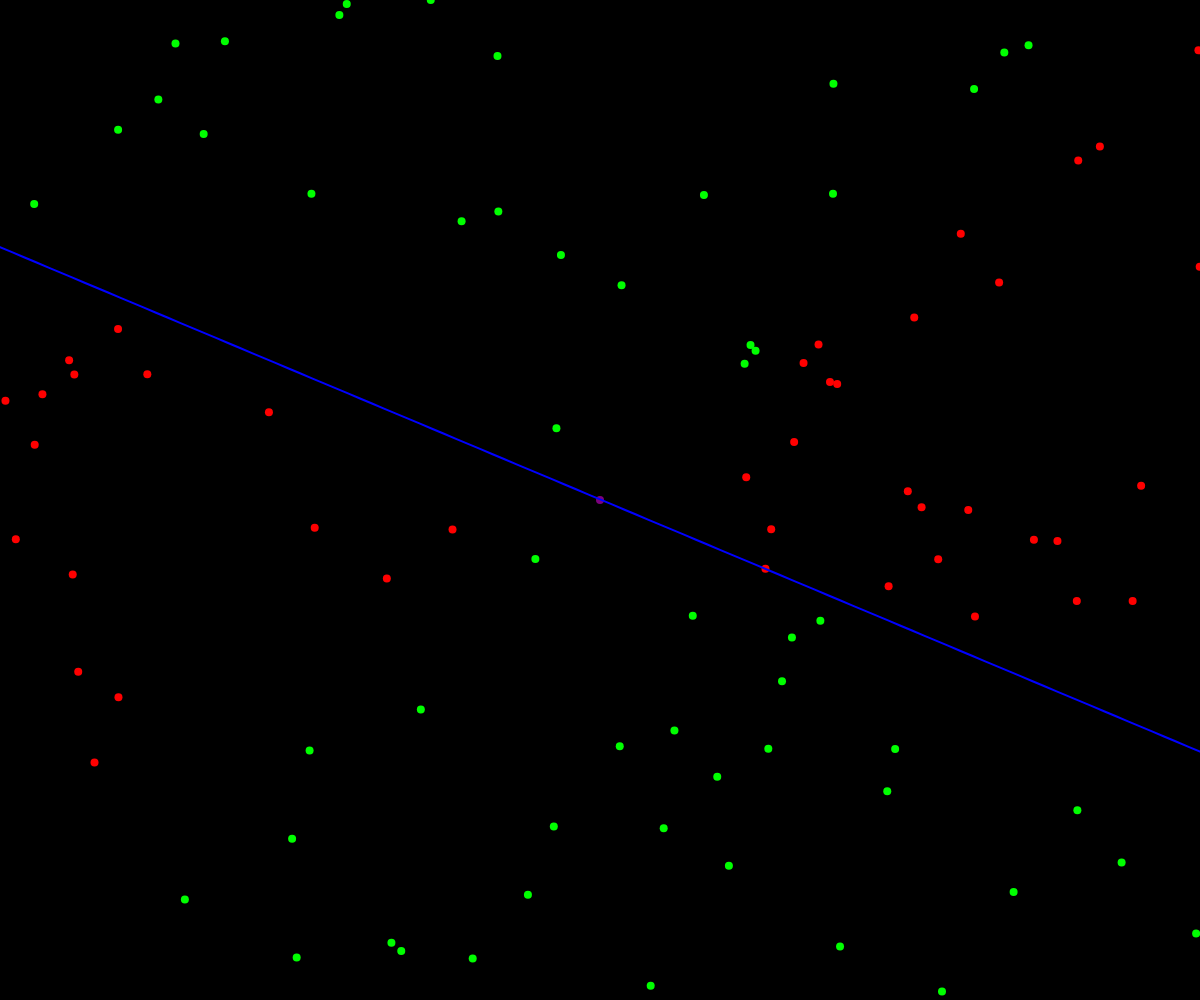
Frame 1 (no input)
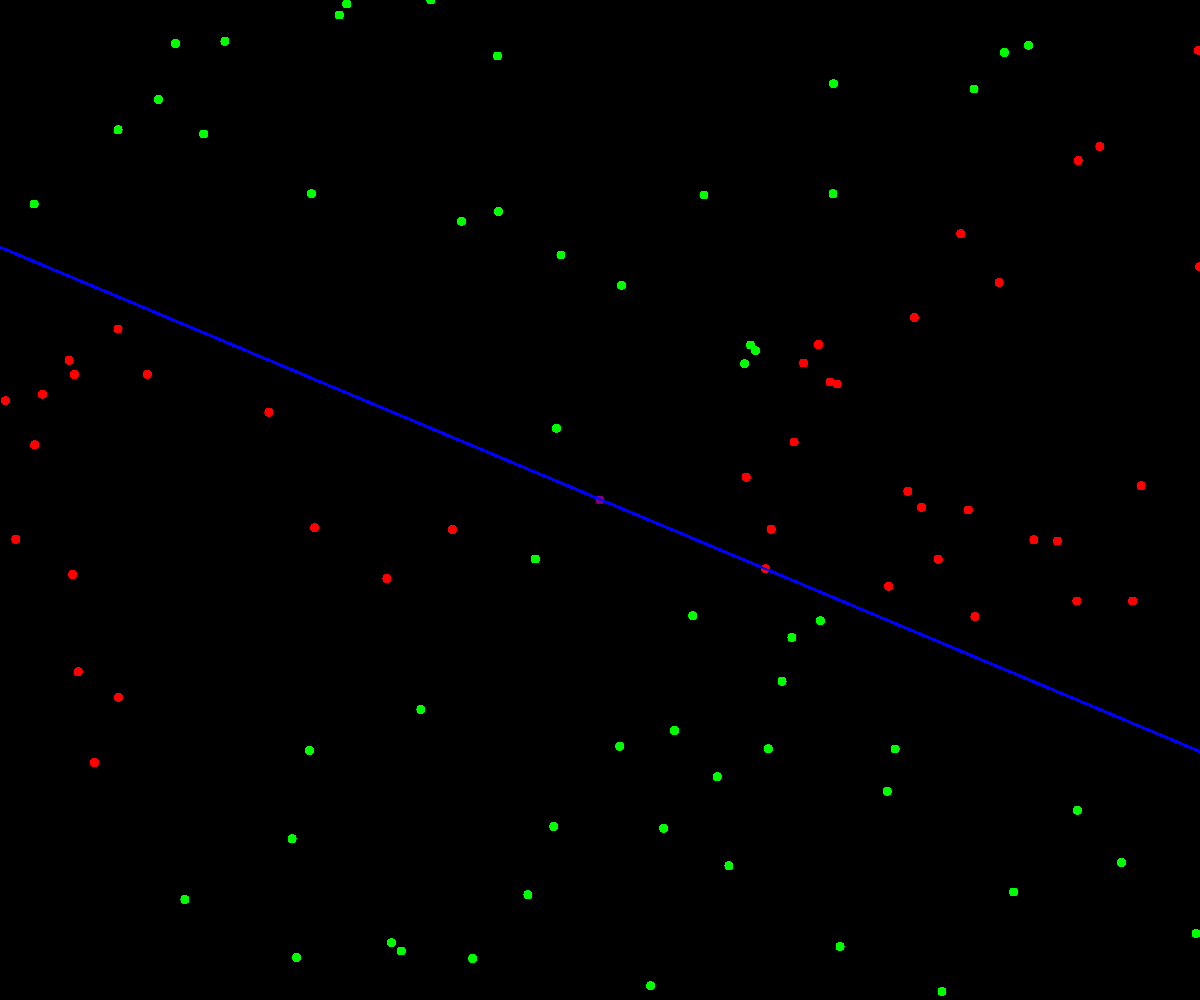
Frame 60 (no input)
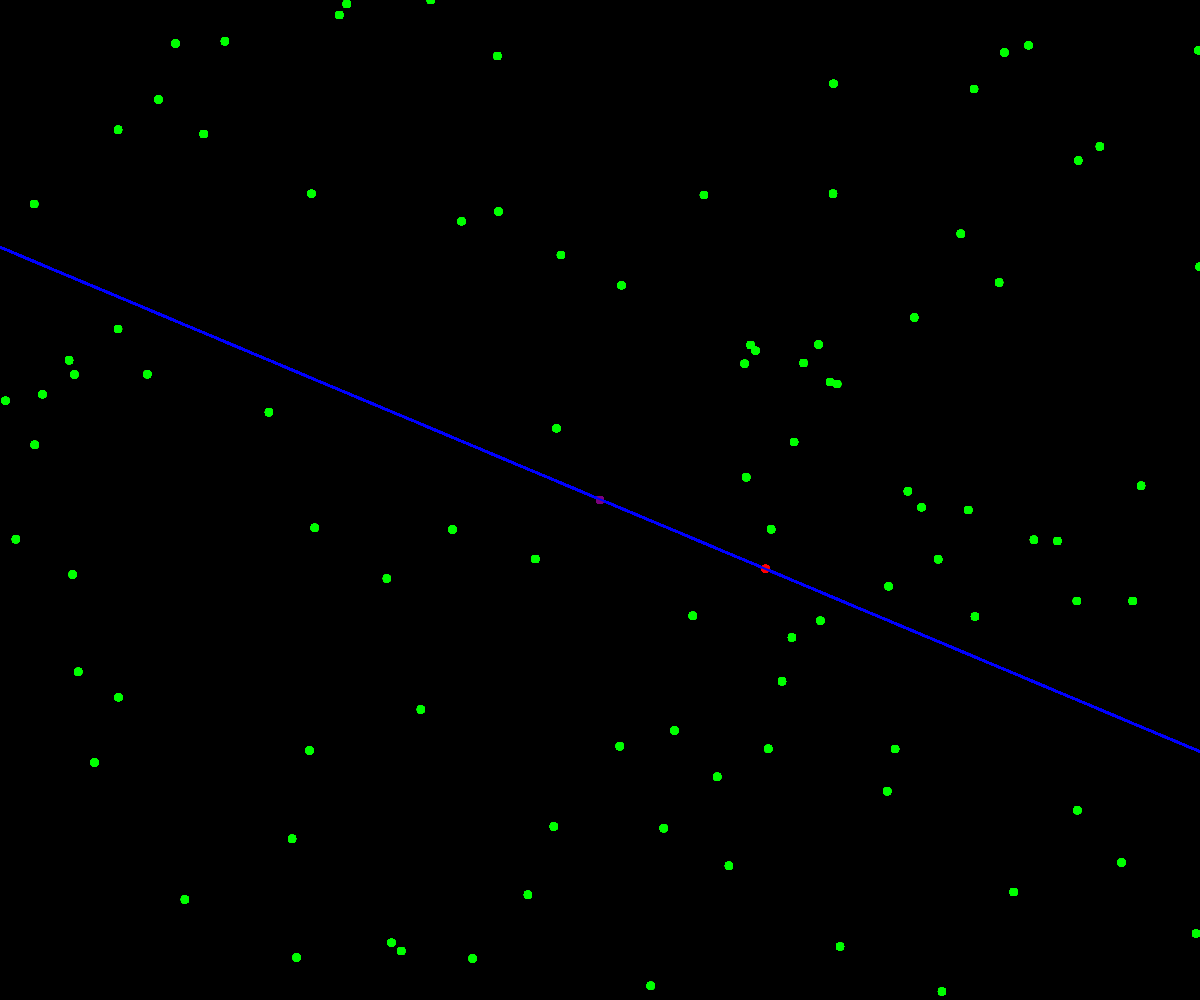
Frame 120 (the mouse pressed at the canvas centre since frame 60)

The p5.js sketch that drew these frames (run headless with seeded random() and noise() and a simulated clock; from frame 60 on, the mouse is pressed at the canvas centre):

// p5.js sketch
// ── sketch.js
//this performs pretty bad if all training points are below equation(i think if all are above too)
//eg a parabola that rises quickly something like height*4*x^2+height=f(x)

//maybe add feature of perceptron tries to guess what the equation's graph looks like
/*


*/

//data to train with
//0,0 is in center of screen
let xs=[],ys=[],labels=[];
let bias=1;
let perTron;

//equation degree and coefficients(stored in order of degree of x)
//eg. ax^2+bx+c is stored as coeffs=[c,b,a] (this makes f(x) function tiny bit easier)
let polyDegree;
let coeffs=[];

//how many sample points to take when drawing equation and how many points in training data
//just felt like making them same amount
let res=100;
//the x's to use for those sample points
let sampXs=[];
let sampYs=[];
//get max distance from origin of f(sampX's) and use that to scale along y axis
let max=-Infinity;

//keep track of number times training to make learning rate smaller each time you train
let round=1;

function setup(){
  createCanvas(innerWidth,innerHeight);
  background(0);

  //have to init perTron here since it uses p5 functions(random)
  //3 inputs, x,y,and bias to deal with potential 0,0 problem
  perTron=new Perceptron(3);

  //come up with random polynomial with random degree 3 or below
  let polyDegree=int(random(4));
  //generate random coeffecients for the polynomial
  for(let i=0;i<=polyDegree;i++){
    coeffs.push(random(-1,1));
  }

  for(let i=0;i<res;i++){//build training data
    let x=random(-width/2,width/2);
    let y=random(-height/2,height/2);
    xs.push(x);
    ys.push(y);
    if(f(x)>y){//below equation
      labels.push(1);
    }
    else{//above or on equation
      labels.push(-1);
    }
  }

  //get x's and y's for sample points to use when drawing equation
  for(let i=-width/2;i<=width/2;i+=(width/res)){
    sampXs.push(i);
    sampYs.push(f(i));
  }
  //get max and min y for equation to use for scaling
  for(let i=0;i<sampYs.length;i++){
    if(abs(sampYs[i])>max){
      max=sampYs[i];
    }
  }
  for(let i=0;i<ys.length;i++){
    if(abs(ys[i])>max){
      max=ys[i];
    }
  }
}

function f(x){//calculate y using coefficients
  let result=coeffs[0];
  for(let i=1;i<coeffs.length;i++){
    result+=pow(x,i)*coeffs[i];
  }
  return result;
}

function mousePressed(){
  //training perceptron
  for(let i=0;i<xs.length;i++){
    perTron.train([xs[i],ys[i],bias],labels[i],5/round);
  }
  round++;
}

function draw(){
  //draw origin
  noStroke();
  fill(125,0,125);
  ellipse(0+width/2,map(0,-max,max,height,0),8,8);
  for(let i=0;i<xs.length;i++){
    //for each point make a guess if it is right fill in point green else red
    if(perTron.guess([xs[i],ys[i],bias])==labels[i]){
    //if(labels[i]==1){
      fill(0,255,0);
    }
    else{
      fill(255,0,0);
    }
    noStroke();
    //make these correct in pixel coords
    ellipse(xs[i]+width/2,map(ys[i],-max,max,height,0),8,8);
  }
  //graph equation
  strokeWeight(2);
  stroke(0,0,255);
  beginShape();
  noFill();
  for(let i=0;i<sampXs.length;i++){
    vertex(sampXs[i]+width/2,map(f(sampXs[i]),-max,max,height,0));
  }
  endShape();
}

// ── Perceptron.js
//could make more general by allowing activation function to be passed into guess

class Perceptron{
  constructor(inpSize){
    this.weights=[];
    for(let i=0;i<inpSize;i++){
      this.weights.push(random(-1,1));
      //changed to -1,1 instead of -PI,PI cause it 'trains' to correct results faster
      //and I want to be able to see it work quickly
    }
  }

  guess(inputs){
    let sum=0;
    for(let i=0;i<inputs.length;i++){
      sum+=this.weights[i]*inputs[i];
    }
    return this.activate(sum);
  }

  activate(sum){
    //use sine to split into 2 groups
    //let test = Math.sin(sum);
    //removed Math.sin cause it 'trains' to correct results faster
    //and I want to be able to see it work quickly
     if(sum>=0){
       return 1;
     }
     return -1;
  }

  train(inputs,actual,lrnRate){
    let error=this.loss(this.guess(inputs),actual);
    for(let i=0; i<this.weights.length;i++){
      this.weights[i]+=(error*inputs[i]*lrnRate);
    }
  }

  loss(guess,actual){
    return (actual-guess);
  }
};
